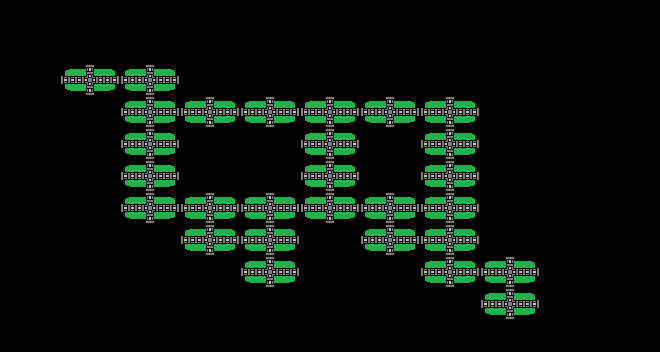

A 2D game scene composited from a Tiled map and its tileset images. What follows is a short description and the map's XML, with each tile layer's data collapsed to a summary:
An orthogonal 11x11 tile map with 60x32 px tiles, 1 tile layer (Tile Layer 1).

<map version="1.0" orientation="orthogonal" width="11" height="11" tilewidth="60" tileheight="32">
 <tileset firstgid="1" name="block" tilewidth="60" tileheight="32">
  <image source="block.png" width="60" height="32" />
 </tileset>
 <layer name="Tile Layer 1" width="11" height="11">
  <data>[121 cells, 28 non-empty, 1 distinct tile ids]</data>
 </layer>
</map>
